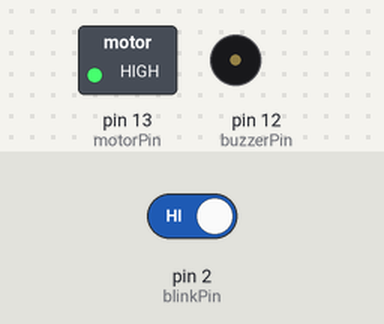
Simulated run of this sketch. Board: Arduino Uno, built with avr-gcc and run on an emulated ATmega328P. On the bench: switched loads named in the sketch (green lamp = pin HIGH), buzzer (waves = sounding, pin HIGH). The inputs (shaded band) are chosen by the test bench; at power-on: pin 2 (blinkPin) HIGH.

Above: at 1.2 s.
1.3 s: pin 2 (blinkPin) driven LOW
At 4.0 s:
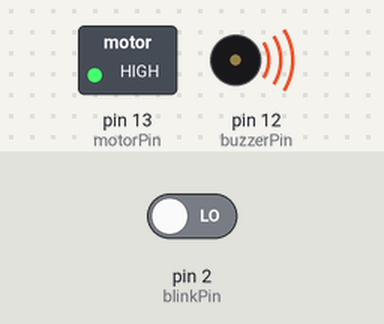
4.3 s: pin 2 (blinkPin) driven HIGH
At 4.8 s:
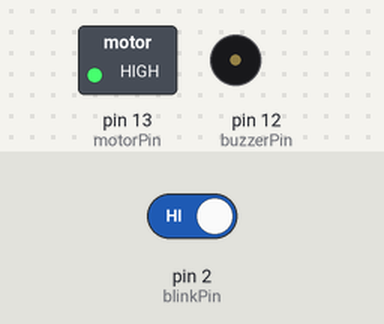
Timing chart, 0 to 7.3 s (numbered marks = the images above; inputs shaded):
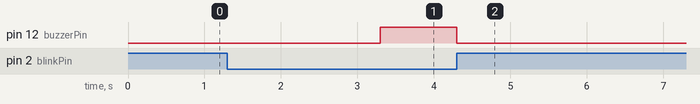

Measured:
- after the input at 1.3 s, pin 12 (buzzerPin): LOW → HIGH after 2.0 s
- after the input at 4.3 s, pin 13 (motorPin): stays HIGH (without the input it goes to LOW after 2.0 s); pin 12 (buzzerPin): HIGH → LOW at once

The sketch:

Anti_Sleeping_Alarm.ino
```cpp
//Developed By Sameer Gupta
//My Channel https://www.youtube.com/channel/UCRTq05GYOVclsqtAzCrNq1w/
//Video for this project https://youtu.be/87A5ncuahyQ

const int blinkPin = 2;
const int motorPin =  13;
const int buzzerPin =  12;

long time;

void setup() {
  pinMode(motorPin, OUTPUT);
  pinMode(buzzerPin, OUTPUT);
  pinMode(blinkPin, INPUT);
  digitalWrite(motorPin, HIGH);
}

void loop() {

 if(!digitalRead(blinkPin)){
  time=millis();
  while(!digitalRead(blinkPin)){
   if(TimeDelay()>=2)digitalWrite(buzzerPin, HIGH);
   if(TimeDelay()>=5)digitalWrite(motorPin, LOW);
   delay(1000);
   }
 }
 else digitalWrite(buzzerPin, LOW),digitalWrite(motorPin, HIGH);

}


int TimeDelay(){
 long t=millis()-time;
 t=t/1000;
 return t;
}
```
